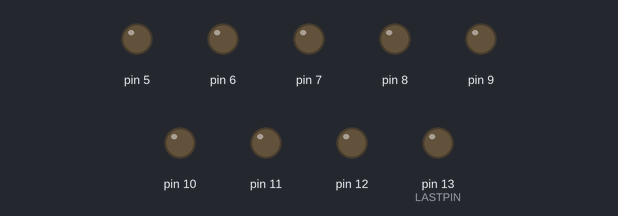
Recording of a sketch running on a simulated Arduino Uno, built with avr-gcc and run on an emulated ATmega328P. Shown: output pins drawn as LEDs (lit = HIGH). Pins used as bus, display or sensor lines are not drawn.

Above: at 3.5 s.
At 6.2 s:
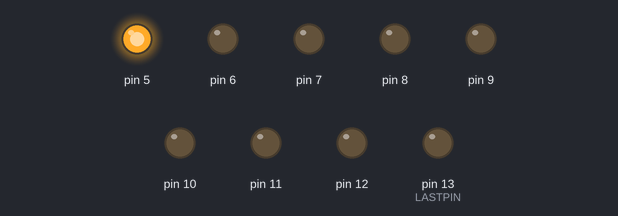
At 8.4 s:
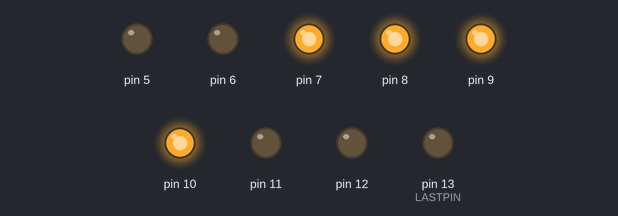
At 9.1 s:
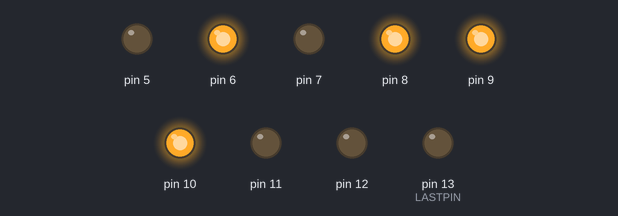
At 10.4 s:
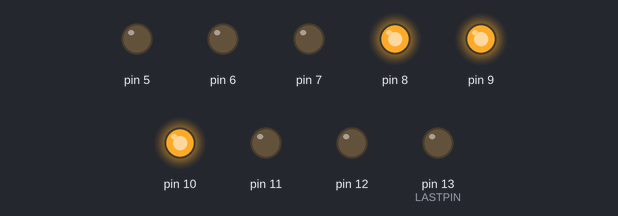
At 14.4 s:
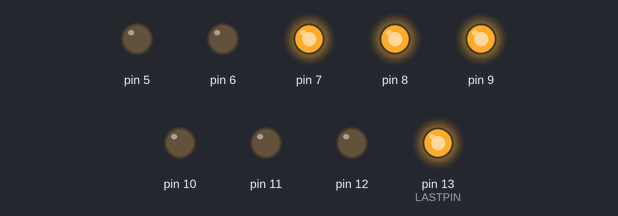
Timing chart, 0 to 21.4 s (numbered marks = the images above):
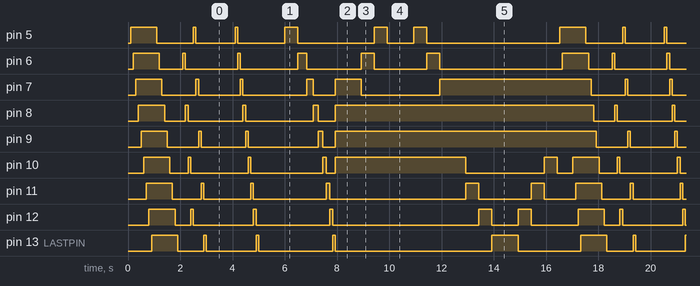

The sketch:

code.ino
```cpp
/* This program generates few LED blinking patterns using Arduino Uno
 *
 * Hardware Component :
 *      Arduino Uno
 *      Led Bargraph
 *
 * Circuit info:
 *      D4-D13 of Arduino Uno are connected to LEDs
 *
 * Author : IEEE Projects Bengaluru
 *
 * Contact us:
 *     Website: https://ieeeprojectsbengaluru.godaddysites.com/
 *     Youtube Channel: https://www.youtube.com/channel/UCKEkm5M_eVhb_NLZtv-M8MA
 *
 */

// Pins for declaring first and last pins of Arduino
const unsigned int FIRSTPIN = 4;
const unsigned int LASTPIN = 13;

void setup()
{
  // Configure D4-D13 pins to OUTPUT mode
  for(int i=FIRSTPIN;i<=LASTPIN;i++)
  pinMode(i,OUTPUT);

}

void loop()
{
 pattern1();
 pattern2();
 pattern3();
 pattern4();
 pattern5();
}

void pattern1()
{
  // Generate Pattern1 led fill
  for(int i=FIRSTPIN;i<=LASTPIN;i++)
  {
   digitalWrite(i,HIGH); // Set the pin HIGH
   delay(100); // Wait for 100ms
  }

  for(int i=FIRSTPIN;i<=LASTPIN;i++)
  {
   digitalWrite(i,LOW);  // Set the pin HIGH
   delay(100); // Wait for 100ms
  }
}

void pattern2()
{
  // Generate alternating led glowing pattern2
  for(int i=FIRSTPIN; i<=LASTPIN; i=i+2)
  {
   digitalWrite(i,HIGH);
   delay(100);          // Wait for 100ms
   digitalWrite(i,LOW);
  }
  for(int i=FIRSTPIN+1; i<=LASTPIN; i=i+2)
  {
   digitalWrite(i,HIGH); // Set the pin HIGH
   delay(100);          // Wait for 100ms
   digitalWrite(i,LOW); // Set the pin LOW
  }
}

void pattern3()
{
  // Generate pattern3 Falling waterfall
  digitalWrite(FIRSTPIN,HIGH);
  delay(1000); //Wait for 1000ms
  for(int i=FIRSTPIN;i<=LASTPIN;i++)
  {
   digitalWrite(i,HIGH); // Set the pin HIGH
   delay(100);          // Wait for 100ms
   digitalWrite(i,LOW); // Set the pin LOW
  }
}

void pattern4()
{
  // Generate pattern 4 accelerating led
  for(int i=FIRSTPIN;i<=LASTPIN;i++)
  {
   digitalWrite(i,HIGH);// Set the pin HIGH
   delay(1000/(i-3));
   digitalWrite(i,LOW); // Set the pin LOW
  }
}

void pattern5()
{
  // Generate pattern5 Newton crandel
  digitalWrite(8,HIGH);
  digitalWrite(9,HIGH);
  digitalWrite(7,HIGH);
  digitalWrite(10,HIGH);
  delay(500);
  for(int i=7;i>=4;i--)
  {
   digitalWrite(i,HIGH); // Set the pin HIGH
   delay(500);          // Wait for 500ms
   digitalWrite(i,LOW); // Set the pin LOW
  }
 for(int l=4;l<=7;l++)
 {
  digitalWrite(l,HIGH); // Set the pin HIGH
  delay(500);
  digitalWrite(l,LOW);  // Set the pin LOW
 }
  digitalWrite(7,HIGH);// Set the pin HIGH
  for(int j=10;j<=13;j++)
  {
   digitalWrite(j,HIGH); // Set the pin HIGH
   delay(500);          // Wait for 500ms
   digitalWrite(j,LOW); // Set the pin LOW
  }
  for(int k=13;k>=10;k--)
  {
   digitalWrite(k,HIGH); // Set the pin HIGH
   delay(500);          // Wait for 500ms
   digitalWrite(k,LOW); // Set the pin LOW
  }
 }
```

Measured:
- by itself, pin 8: repeats every 16.4 s: LOW 0.80 s, HIGH 0.10 s, LOW 2.1 s, HIGH 0.10 s, LOW 2.6 s, HIGH 0.20 s, LOW 0.64 s, HIGH 9.9 s
- by itself, pin 9: repeats every 16.4 s: LOW 1.2 s, HIGH 0.10 s, LOW 1.7 s, HIGH 0.10 s, LOW 2.7 s, HIGH 0.17 s, LOW 0.48 s, HIGH 10.0 s
- by itself, pin 7: repeats every 16.4 s: LOW 1.3 s, HIGH 0.10 s, LOW 1.6 s, HIGH 0.10 s, LOW 2.4 s, HIGH 0.25 s, LOW 0.84 s, HIGH 1.0 s, LOW 3.0 s, HIGH 5.8 s
- by itself, pin 13 (LASTPIN): repeats every 16.4 s: LOW 1.0 s, HIGH 0.10 s, LOW 1.9 s, HIGH 0.10 s, LOW 2.8 s, HIGH 0.10 s, LOW 6.0 s, HIGH 1.0 s, LOW 2.4 s, HIGH 1.0 s
